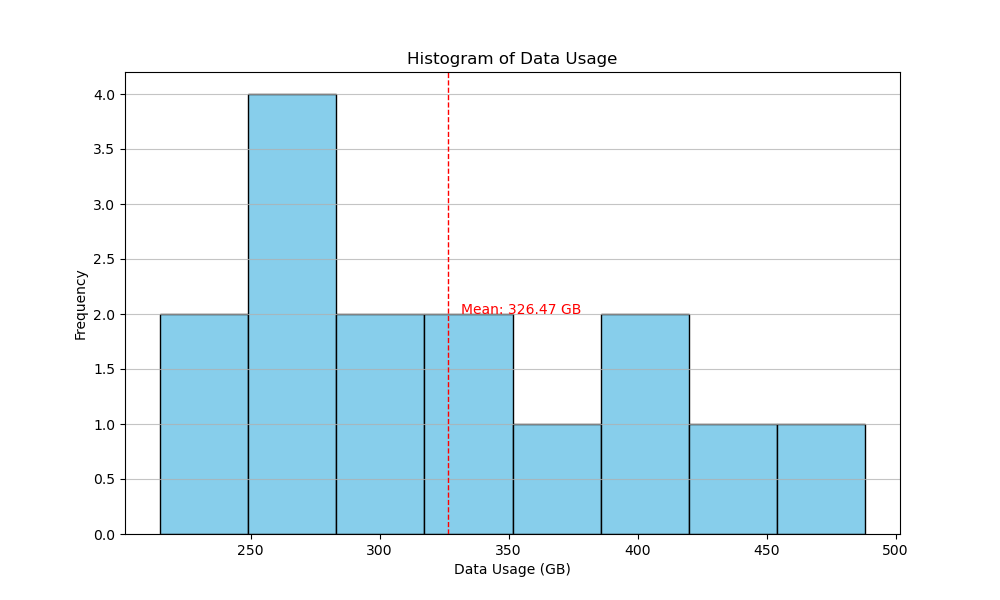

The script that drew this image:

import matplotlib.pyplot as plt

# Data provided in the form of list of dictionaries
data_dicts = [
    {'Data Usage (GB)': 245}, {'Data Usage (GB)': 320}, {'Data Usage (GB)': 389},
    {'Data Usage (GB)': 280}, {'Data Usage (GB)': 435}, {'Data Usage (GB)': 410},
    {'Data Usage (GB)': 275}, {'Data Usage (GB)': 350}, {'Data Usage (GB)': 300},
    {'Data Usage (GB)': 265}, {'Data Usage (GB)': 488}, {'Data Usage (GB)': 290},
    {'Data Usage (GB)': 375}, {'Data Usage (GB)': 260}, {'Data Usage (GB)': 215}
]

# Extracting 'Data Usage (GB)' values from each dictionary and creating a list
data_usage = [d['Data Usage (GB)'] for d in data_dicts]

# Setting up the figure and axis
plt.figure(figsize=(10, 6))

# Creating the histogram
n, bins, patches = plt.hist(data_usage, bins=8, color='skyblue', edgecolor='black')

# Customizing the histogram with labels, title, and grid
plt.xlabel('Data Usage (GB)')
plt.ylabel('Frequency')
plt.title('Histogram of Data Usage')
plt.grid(axis='y', alpha=0.75)

# Adding a mean line
mean_usage = sum(data_usage) / len(data_usage)
plt.axvline(mean_usage, color='red', linestyle='dashed', linewidth=1)
plt.text(mean_usage + 5, max(n)/2, f'Mean: {mean_usage:.2f} GB', color = 'red')

# Display the histogram
plt.show()
